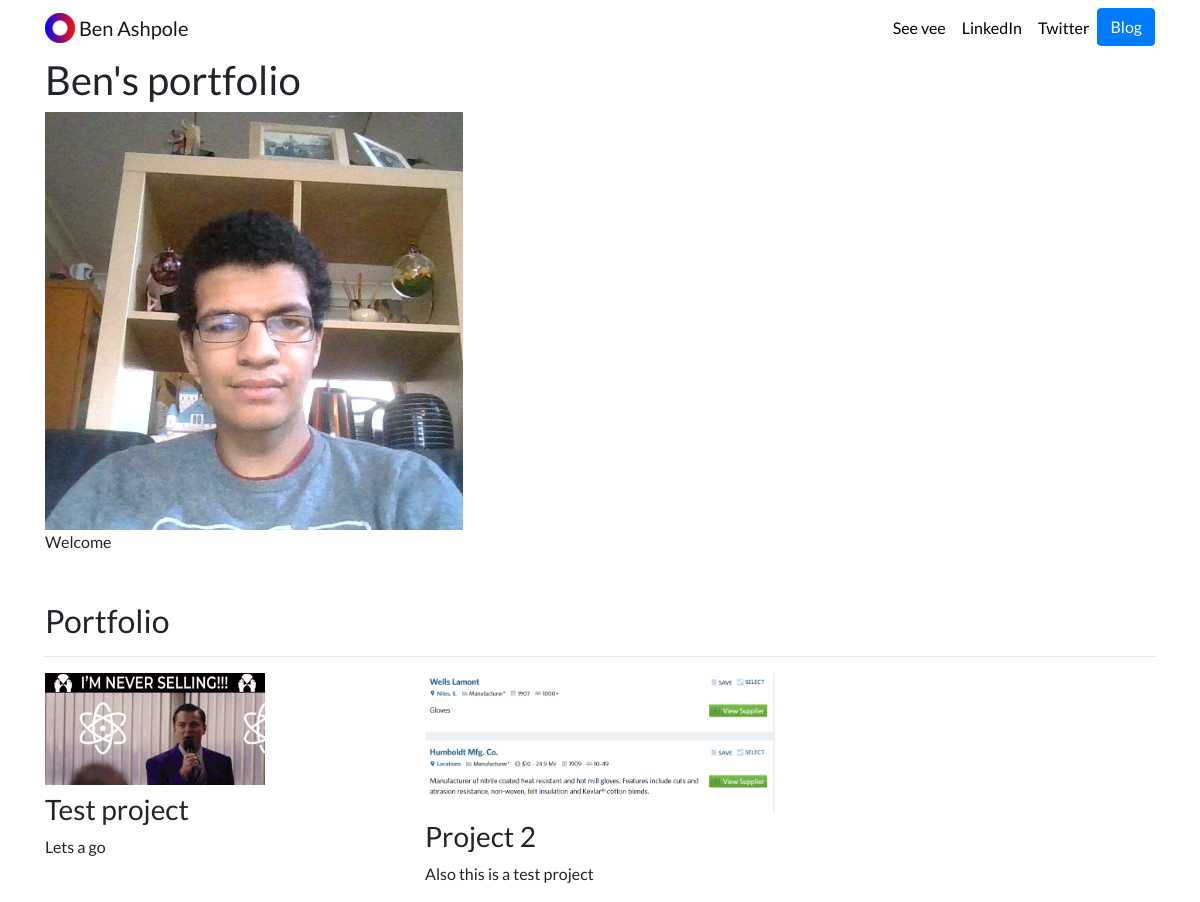
The page / on the database its author committed.
### portfolio/models.py (models this page shows, shortened)
class Project(models.Model):
    title = models.CharField(max_length=60)
    description = models.CharField(max_length=200)
    image = models.ImageField(upload_to="portfolio/images/")
    url = models.URLField(blank=True)

### portfolio/views.py (the view)
# urls.py: 2. Add a URL to urlpatterns:  path('', views.home, name='home')
def home(request):
    projects= Project.objects.all()
    return render(request, 'portfolio/home.html',{"projects":projects})

### portfolio/templates/portfolio/home.html
{% extends 'portfolio/base.html' %}block%%
{%block content%}
{%load static%}
    <h1>Ben's portfolio</h1>
    <img src="{%static 'portfolio/Bonj.jpg' %}" >
    <p>Welcome</p>
    <h2 class="mt-5">Portfolio</h2>
    <hr>
    <div class="row">
      {% for project in projects %}
      <div class="col-lg-4 col-md-6">
        {% if project.url %}
        <a href="{{ project.url }}">
          <img src="{{ project.image.url }}" class="img-fluid mb-2">
        </a>
        {% else %}
        <img src="{{ project.image.url }}" class="img-fluid mb-2">
        {% endif %}
        <h3>{{ project.title }}</h3>
        <p>{{ project.description }}</p>
      </div>
      {% endfor %}
    </div>
    {% endblock %}

### portfolio/templates/portfolio/base.html (shortened to what this page needs)
<!doctype html>
{% load static %}
<html lang="en">
  <head>
    <link rel="stylesheet" href="https://stackpath.bootstrapcdn.com/bootstrap/4.4.1/css/bootstrap.min.css">
    <link rel="stylesheet" href="{% static "portfolio/custom.css" %}">
  </head>
  <body>
    <nav id="topNav" class="navbar navbar-expand-md navbar-light">
      <div class="container">
        <a class="navbar-brand" href="{% url 'home' %}">
          <img src="{% static "portfolio/Logo.png" %}" width="30" height="30" class="d-inline-block align-top" alt="Nick's Logo">
          <span>Ben Ashpole</span>
        </a>
        <div class="collapse navbar-collapse text-center" id="navbarNav">
          <ul class="navbar-nav ml-auto">
            <li class="nav-item">
              <a class="nav-link" href="{% static "portfolio/Resume.pdf" %}">See vee</a>
            </li>
            <li class="nav-item">
              <a class="nav-link" href="https://www.linkedin.com/in/ben-ashpole-6a125213a/" target="_blank">LinkedIn</a>
            </li>
            <li class="nav-item">
              <a class="nav-link" href="https://twitter.com/benashpole" target="_blank">Twitter</a>
            </li>
            <li>
              <a role="button" href="{% url 'blog:all_blogs' %}" class="btn btn-primary">Blog</a>
            </li>
          </ul>
        </div>
      </div>
    </nav>
    <div class="container">
    {% block content%}
    {% endblock%}
    </div>
  </body>
</html>

### portfolio/static/portfolio/custom.css (style rules this page uses)
.navbar-nav .nav-link { color: rgba(0,0,0,1) !important; }
body { font-family: 'Lato', sans-serif; }

### rows shown on the page
Project: image (picture), title "Test project", description "Lets a go"
Project: image (picture), title "Project 2", description "Also this is a test project"
